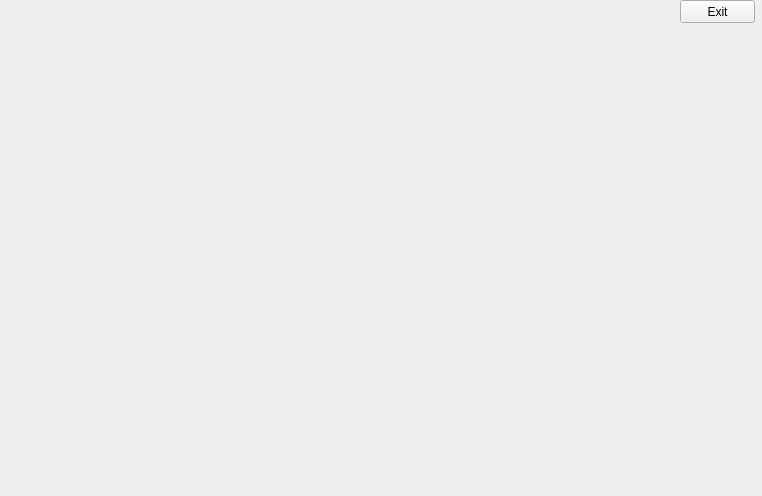
<?xml version="1.0" encoding="UTF-8"?>
<ui version="4.0">
 <class>Table</class>
 <widget class="QWidget" name="Table">
  <property name="geometry">
   <rect>
    <x>0</x>
    <y>0</y>
    <width>762</width>
    <height>496</height>
   </rect>
  </property>
  <property name="windowTitle">
   <string>Form</string>
  </property>
  <widget class="QPushButton" name="pushButton_2">
   <property name="geometry">
    <rect>
     <x>680</x>
     <y>0</y>
     <width>75</width>
     <height>23</height>
    </rect>
   </property>
   <property name="text">
    <string>Exit</string>
   </property>
  </widget>
 </widget>
 <resources/>
 <connections/>
</ui>
